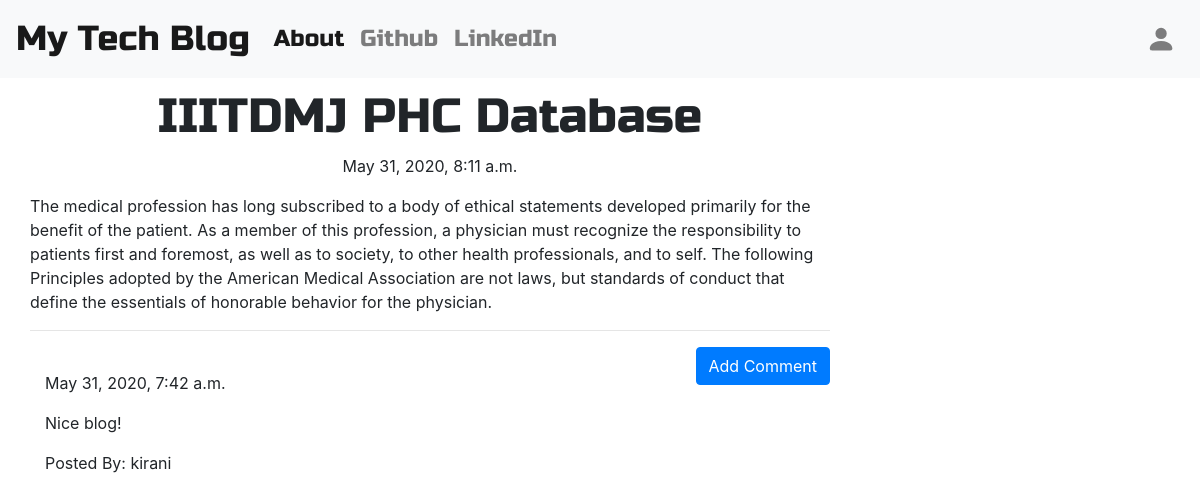
Screenshot of /post/3/ with the database file from the repository.
### blog/models.py (models this page shows, shortened)
class Post(models.Model):
    author = models.ForeignKey('auth.User', on_delete=models.CASCADE)
    title = models.CharField(max_length=200)
    text = models.TextField()
    created_date = models.DateTimeField(default=timezone.now)
    published_date = models.DateTimeField(blank=True, null=True)

class Comment(models.Model):
    post = models.ForeignKey(Post, related_name='comments', on_delete=models.CASCADE)
    author = models.CharField(max_length=200)
    text = models.TextField()
    created_date = models.DateTimeField(default=timezone.now)
    approved_comment = models.BooleanField(default=False)

### blog/views.py (the view)
# urls.py: path('post/<int:pk>/', views.PostDetailView.as_view(), name='post_detail'),
class PostDetailView(DetailView):
    model = Post

### blog/templates/blog/post_detail.html (shortened to what this page needs)
{% extends 'blog/base.html' %}}
{% block content %}
<div class="postdetail">
<h1 class="posttitle loader">{{post.title}}</h1>
{% if post.published_date %}
    <div class="date postdate">
        {{ post.published_date }}
    </div>
{% else %}
    <a class="btn btn-secondary" href="{% url 'post_publish' pk=post.pk %}">Publish</a>
{% endif %}
<p class="postcontent">{{post.text|safe|linebreaksbr}}</p>
<hr>
<a class="btn btn-primary btn-comment" href="{% url 'add_comment_to_post' pk=post.pk %}">Add Comment</a>
</div>
<div class="container">
    {% for comment in post.comments.all %}
        <br>
        {% if user.is_authenticated or comment.approved_comment %}
            {{comment.created_date}}
    <p>{{comment.text|safe|linebreaks}}</p>
    <p>Posted By: {{comment.author}}</p>
        {% endif %}
    {% empty %}
        <p>No comments posted.</p>
    {% endfor %}
</div>
{% endblock %}

### blog/static/css/blog.css (style rules this page uses)
.postdate { text-align: center; }
.posttitle { font-family: 'Russo One', sans-serif; font-size: 3em; text-align: center; }
.postcontent { font-family: 'Montserrat'; font-size: 1.5em; }
.postdetail { max-width: 800px; position: relative; }
.btn-comment { position: absolute; right: 0px; }
.loader { filter:hue-rotate(0deg); color: linear-gradient(45deg,#0f8,#08f); animation:hue 5000ms infinite linear; }

### rows the page displays
Post: title "IIITDMJ PHC Database", published_date "May 31, 2020, 8:11 a.m.", text "The medical profession has long subscribed to a body of ethical statements developed primarily for the benefit of the patient. As a member of this profession, a physician must recognize the responsibility to patients first and foremost, as well as to society, to other health professionals, and to self. The following Principles adopted by the American Medical Association are not laws, but standards of conduct that define the essentials of honorable behavior for the physician."
Comment: created_date "May 31, 2020, 7:42 a.m.", text "Nice blog!", author "kirani"
